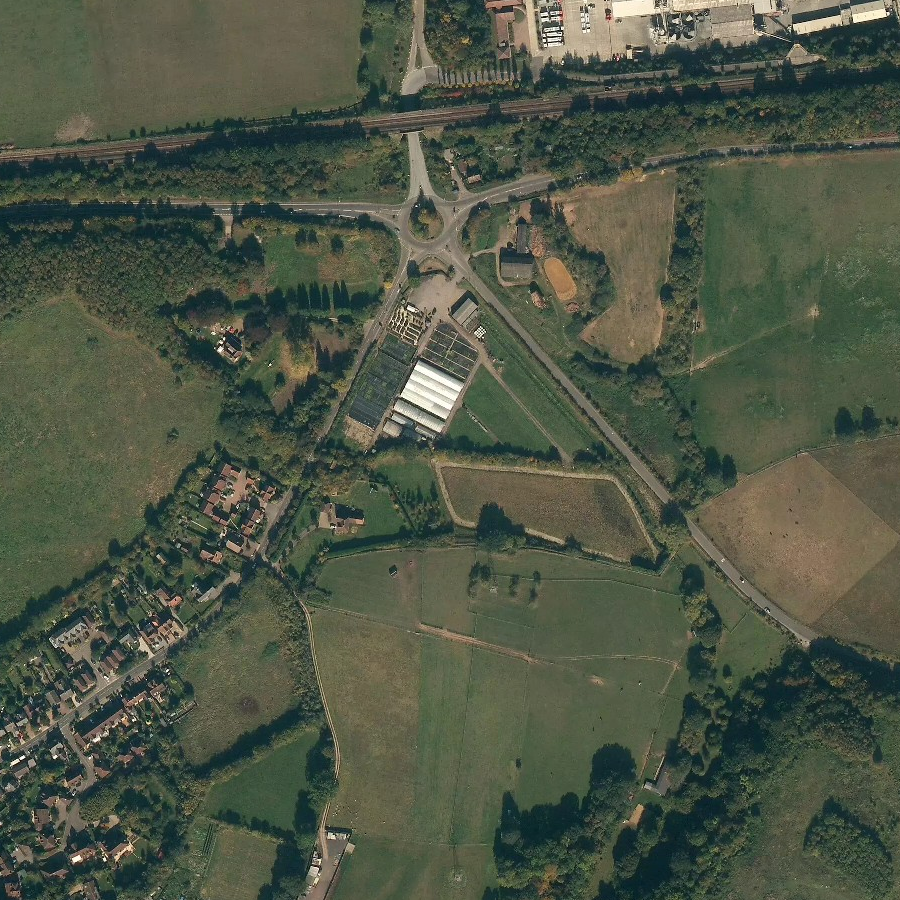
#> input picture Dataset/Satellite/RawImages/1574103563.png, 900 x 900 px, found by its file name; its folder holds only this picture in this run
$ python ImageSlicer.py
#> lines starting #> are read from the running program, lines starting #| are printed output that depends on the picture
#> further down, img_array is the input picture: shape (900, 900, 3); mean B, G, R 69.1, 85.8, 78
import numpy as np
import cv2
from pathlib import Path
import os
import math
import time

SLICE_X = 100
SLICE_Y = 100
START_FILEPATH = "D:\Alex\Documents\ProjectsAndWork\PyCharm\AT-Task2-Tensorflow\Dataset\Satellite\RawImages"
END_FILEPATH = "D:\Alex\Documents\ProjectsAndWork\PyCharm\AT-Task2-Tensorflow\Dataset\Satellite\ChoppedImages"


# [4 lines of commented-out code are left out]

SLICE_X = int(SLICE_X)
SLICE_Y = int(SLICE_Y)

def splice_image(img):
    img_width, img_height = img.shape[:2]
#> img_width = 900; img_height = 900
    x_tiles = math.floor(img_width / SLICE_X)
#> x_tiles = 9
    y_tiles = math.floor(img_height / SLICE_Y)
#> y_tiles = 9
    image_start_timestamp = f"{int(time.time())}"
    for y in range(y_tiles):
        for x in range(x_tiles):
            current_x_step = x * SLICE_X
            current_y_step = y * SLICE_Y
            sliced_img = img[current_y_step:current_y_step+SLICE_Y, current_x_step:current_x_step+SLICE_X]
            file_name = f"\\{image_start_timestamp}--{x},{y}.png"
            cv2.imwrite(END_FILEPATH + file_name, sliced_img)
#> this loop made 9 passes
#> pass 1, in splice_image, `cv2.imwrite(END_FILEPATH + file_name, sliced_img)`:
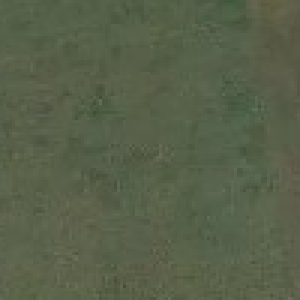
#> saved as 1795190315--0,0.png: shape (100, 100, 3) (shown 3 times larger); mean B, G, R 73.5, 96.5, 87.7
#> pass 1, in splice_image, `cv2.imwrite(END_FILEPATH + file_name, sliced_img)`:
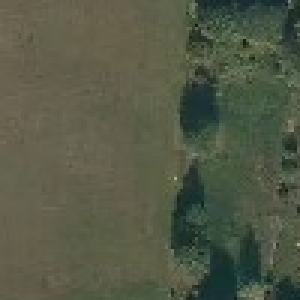
#> saved as 1795190315--3,0.png: shape (100, 100, 3) (shown 3 times larger); mean B, G, R 70.1, 88.9, 83.9


for img in os.listdir(START_FILEPATH):
    img_array = cv2.imread(os.path.join(START_FILEPATH, img), cv2.IMREAD_COLOR)
    splice_image(img_array)
